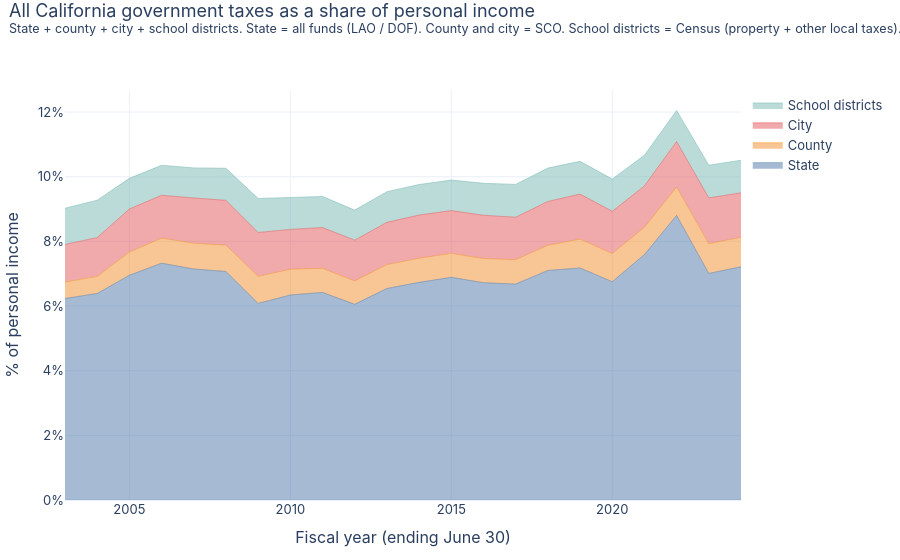

The notebook cell saved with this chart:
### Code cell
parts = pd.concat([a, c, b, s_], axis=1, keys=["State", "County", "City", "School districts"]).dropna()
parts = parts[parts.index <= 2024]
pct = parts.div(inc_k.reindex(parts.index), axis=0) * 100
fig = go.Figure()
for i, col in enumerate(pct.columns):
    fig.add_trace(go.Scatter(x=pct.index, y=pct[col], name=col, stackgroup="one", mode="lines", line=dict(width=0.5, color=PALETTE[i]),
                             hovertemplate="%{y:.2f}%"))
fig.update_layout(yaxis_title="% of personal income", yaxis_ticksuffix="%", xaxis_title="Fiscal year (ending June 30)")
base_layout(fig, "All California government taxes as a share of personal income", "State + county + city + school districts. " + SCO_NOTE)
fig.show()

### Figure 1 — Plotly figure (JSON) as saved in the notebook; plotly's stock layout.template omitted (floating-point values rounded to 4 significant figures)
{"data": [{"hovertemplate": "%{y:.2f}%", "line": {"color": "#4e79a7", "width": 0.5}, "mode": "lines", "name": "State", "stackgroup": "one", "type": "scatter", "x": [2003, 2004, 2005, 2006, 2007, 2008, 2009, 2010, 2011, 2012, 2013, 2014, 2015, 2016, 2017, 2018, 2019, 2020, 2021, 2022, 2023, 2024], "y": [6.232, 6.39, 6.953, 7.326, 7.147, 7.069, 6.083, 6.342, 6.422, 6.054, 6.544, 6.733, 6.889, 6.722, 6.68, 7.101, 7.179, 6.754, 7.593, 8.804, 7.009, 7.215]}, {"hovertemplate": "%{y:.2f}%", "line": {"color": "#f28e2b", "width": 0.5}, "mode": "lines", "name": "County", "stackgroup": "one", "type": "scatter", "x": [2003, 2004, 2005, 2006, 2007, 2008, 2009, 2010, 2011, 2012, 2013, 2014, 2015, 2016, 2017, 2018, 2019, 2020, 2021, 2022, 2023, 2024], "y": [0.5083, 0.5285, 0.7169, 0.7763, 0.7971, 0.8151, 0.836, 0.7991, 0.7444, 0.7233, 0.7387, 0.7465, 0.7409, 0.7481, 0.7554, 0.7818, 0.8928, 0.8729, 0.8465, 0.8808, 0.9187, 0.9145]}, {"hovertemplate": "%{y:.2f}%", "line": {"color": "#e15759", "width": 0.5}, "mode": "lines", "name": "City", "stackgroup": "one", "type": "scatter", "x": [2003, 2004, 2005, 2006, 2007, 2008, 2009, 2010, 2011, 2012, 2013, 2014, 2015, 2016, 2017, 2018, 2019, 2020, 2021, 2022, 2023, 2024], "y": [1.166, 1.2, 1.333, 1.324, 1.4, 1.386, 1.357, 1.229, 1.263, 1.261, 1.307, 1.336, 1.322, 1.337, 1.313, 1.352, 1.392, 1.303, 1.277, 1.404, 1.417, 1.374]}, {"hovertemplate": "%{y:.2f}%", "line": {"color": "#76b7b2", "width": 0.5}, "mode": "lines", "name": "School districts", "stackgroup": "one", "type": "scatter", "x": [2003, 2004, 2005, 2006, 2007, 2008, 2009, 2010, 2011, 2012, 2013, 2014, 2015, 2016, 2017, 2018, 2019, 2020, 2021, 2022, 2023, 2024], "y": [1.12, 1.156, 0.9473, 0.9288, 0.9295, 0.9917, 1.052, 0.9803, 0.9616, 0.929, 0.9483, 0.944, 0.945, 0.9895, 1.016, 1.033, 1.013, 0.9984, 0.9487, 0.9609, 1.013, 1.007]}], "layout": {"font": {"family": "-apple-system, Segoe UI, sans-serif", "size": 13}, "height": 560, "hovermode": "x unified", "legend": {"orientation": "v", "x": 1.01}, "margin": {"b": 60, "l": 60, "r": 20, "t": 90}, "title": {"text": "All California government taxes as a share of personal income<br><sup>State + county + city + school districts. State = all funds (LAO / DOF). County and city = SCO. School districts = Census (property + other local taxes). Excludes special districts and community colleges.</sup>", "x": 0.01, "y": 0.97, "yanchor": "top"}, "xaxis": {"title": {"text": "Fiscal year (ending June 30)"}}, "yaxis": {"ticksuffix": "%", "title": {"text": "% of personal income"}}}}
